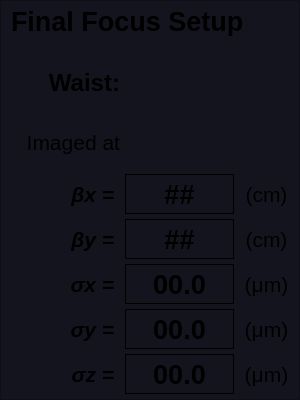
   <widget class="QFrame" name="frame_ff_size">
    <property name="geometry">
     <rect>
      <x>10</x>
      <y>655</y>
      <width>300</width>
      <height>400</height>
     </rect>
    </property>
    <property name="font">
     <font>
      <italic>true</italic>
     </font>
    </property>
    <property name="styleSheet">
     <string notr="true">background-color: rgb(20,20,30);</string>
    </property>
    <property name="frameShape">
     <enum>QFrame::StyledPanel</enum>
    </property>
    <property name="frameShadow">
     <enum>QFrame::Raised</enum>
    </property>
    <layout class="QGridLayout" name="gridLayout_5">
     <property name="leftMargin">
      <number>10</number>
     </property>
     <property name="topMargin">
      <number>5</number>
     </property>
     <property name="rightMargin">
      <number>5</number>
     </property>
     <property name="bottomMargin">
      <number>5</number>
     </property>
     <property name="spacing">
      <number>5</number>
     </property>
     <item row="5" column="0">
      <widget class="QLabel" name="label_54">
       <property name="font">
        <font>
         <pointsize>18</pointsize>
         <weight>75</weight>
         <bold>true</bold>
        </font>
       </property>
       <property name="text">
        <string>Waist:</string>
       </property>
       <property name="alignment">
        <set>Qt::AlignRight|Qt::AlignTrailing|Qt::AlignVCenter</set>
       </property>
      </widget>
     </item>
     <item row="7" column="2">
      <widget class="QLabel" name="label_117">
       <property name="maximumSize">
        <size>
         <width>55</width>
         <height>16777215</height>
        </size>
       </property>
       <property name="font">
        <font>
         <pointsize>16</pointsize>
         <weight>50</weight>
         <bold>false</bold>
        </font>
       </property>
       <property name="text">
        <string>(cm)</string>
       </property>
       <property name="alignment">
        <set>Qt::AlignCenter</set>
       </property>
      </widget>
     </item>
     <item row="12" column="1">
      <widget class="PyDMLabel" name="pwr_gun_65">
       <property name="minimumSize">
        <size>
         <width>105</width>
         <height>40</height>
        </size>
       </property>
       <property name="maximumSize">
        <size>
         <width>110</width>
         <height>40</height>
        </size>
       </property>
       <property name="font">
        <font>
         <pointsize>20</pointsize>
         <weight>75</weight>
         <bold>true</bold>
        </font>
       </property>
       <property name="toolTip">
        <string/>
       </property>
       <property name="styleSheet">
        <string notr="true">PyDMLabel {
  border-radius: 2px;
}
PyDMLabel[alarmSensitiveBorder=&quot;true&quot;][alarmSeverity=&quot;0&quot;] {
  background-color: rgb(0,0,10);
  color: rgb(104,160,255);
}
</string>
       </property>
       <property name="frameShape">
        <enum>QFrame::Box</enum>
       </property>
       <property name="frameShadow">
        <enum>QFrame::Plain</enum>
       </property>
       <property name="text">
        <string>00.0</string>
       </property>
       <property name="alignment">
        <set>Qt::AlignCenter</set>
       </property>
       <property name="precision">
        <number>2</number>
       </property>
       <property name="showUnits">
        <bool>false</bool>
       </property>
       <property name="precisionFromPV">
        <bool>false</bool>
       </property>
       <property name="alarmSensitiveContent">
        <bool>false</bool>
       </property>
       <property name="alarmSensitiveBorder">
        <bool>true</bool>
       </property>
       <property name="PyDMToolTip">
        <string/>
       </property>
       <property name="channel">
        <string>CAMR:LI20:107:BLEN</string>
       </property>
       <property name="enableRichText">
        <bool>false</bool>
       </property>
      </widget>
     </item>
     <item row="7" column="1">
      <widget class="PyDMLabel" name="pwr_gun_63">
       <property name="minimumSize">
        <size>
         <width>105</width>
         <height>40</height>
        </size>
       </property>
       <property name="maximumSize">
        <size>
         <width>120</width>
         <height>40</height>
        </size>
       </property>
       <property name="font">
        <font>
         <pointsize>20</pointsize>
         <weight>75</weight>
         <bold>true</bold>
        </font>
       </property>
       <property name="toolTip">
        <string/>
       </property>
       <property name="styleSheet">
        <string notr="true">PyDMLabel {
  border-radius: 2px;
}
PyDMLabel[alarmSensitiveBorder=&quot;true&quot;][alarmSeverity=&quot;0&quot;] {
  background-color: rgb(0,0,10);
  color: rgb(104,160,255);
}
</string>
       </property>
       <property name="frameShape">
        <enum>QFrame::Box</enum>
       </property>
       <property name="frameShadow">
        <enum>QFrame::Plain</enum>
       </property>
       <property name="text">
        <string>##</string>
       </property>
       <property name="alignment">
        <set>Qt::AlignCenter</set>
       </property>
       <property name="precision">
        <number>2</number>
       </property>
       <property name="showUnits">
        <bool>false</bool>
       </property>
       <property name="precisionFromPV">
        <bool>false</bool>
       </property>
       <property name="alarmSensitiveContent">
        <bool>false</bool>
       </property>
       <property name="alarmSensitiveBorder">
        <bool>true</bool>
       </property>
       <property name="PyDMToolTip">
        <string/>
       </property>
       <property name="channel">
        <string>SIOC:SYS1:ML02:AO936</string>
       </property>
       <property name="enableRichText">
        <bool>false</bool>
       </property>
      </widget>
     </item>
     <item row="8" column="2">
      <widget class="QLabel" name="label_118">
       <property name="maximumSize">
        <size>
         <width>55</width>
         <height>16777215</height>
        </size>
       </property>
       <property name="font">
        <font>
         <pointsize>16</pointsize>
         <weight>50</weight>
         <bold>false</bold>
        </font>
       </property>
       <property name="text">
        <string>(cm)</string>
       </property>
       <property name="alignment">
        <set>Qt::AlignCenter</set>
       </property>
      </widget>
     </item>
     <item row="5" column="1" colspan="2">
      <widget class="PyDMLabel" name="PyDMLabel_14">
       <property name="font">
        <font>
         <pointsize>20</pointsize>
         <weight>75</weight>
         <bold>true</bold>
        </font>
       </property>
       <property name="toolTip">
        <string/>
       </property>
       <property name="styleSheet">
        <string notr="true">PyDMLabel {
  border-radius: 2px;
}
PyDMLabel[alarmSensitiveBorder=&quot;true&quot;][alarmSeverity=&quot;0&quot;] {
  background-color: rgb(0,0,10);
  color: rgb(104,160,255);
}
</string>
       </property>
       <property name="frameShape">
        <enum>QFrame::NoFrame</enum>
       </property>
       <property name="alignment">
        <set>Qt::AlignCenter</set>
       </property>
       <property name="precision">
        <number>0</number>
       </property>
       <property name="showUnits">
        <bool>false</bool>
       </property>
       <property name="precisionFromPV">
        <bool>true</bool>
       </property>
       <property name="alarmSensitiveContent">
        <bool>false</bool>
       </property>
       <property name="alarmSensitiveBorder">
        <bool>true</bool>
       </property>
       <property name="PyDMToolTip">
        <string/>
       </property>
       <property name="channel">
        <string>SIOC:SYS1:ML00:CA018</string>
       </property>
       <property name="enableRichText">
        <bool>false</bool>
       </property>
       <property name="displayFormat">
        <enum>PyDMLabel::String</enum>
       </property>
      </widget>
     </item>
     <item row="7" column="0">
      <widget class="QLabel" name="label_41">
       <property name="font">
        <font>
         <pointsize>16</pointsize>
         <weight>75</weight>
         <italic>true</italic>
         <bold>true</bold>
        </font>
       </property>
       <property name="text">
        <string>βx = </string>
       </property>
       <property name="alignment">
        <set>Qt::AlignRight|Qt::AlignTrailing|Qt::AlignVCenter</set>
       </property>
      </widget>
     </item>
     <item row="3" column="0" colspan="3">
      <widget class="QLabel" name="label_112">
       <property name="maximumSize">
        <size>
         <width>16777215</width>
         <height>30</height>
        </size>
       </property>
       <property name="font">
        <font>
         <pointsize>20</pointsize>
         <weight>75</weight>
         <italic>false</italic>
         <bold>true</bold>
        </font>
       </property>
       <property name="text">
        <string>Final Focus Setup</string>
       </property>
       <property name="alignment">
        <set>Qt::AlignLeading|Qt::AlignLeft|Qt::AlignVCenter</set>
       </property>
      </widget>
     </item>
     <item row="10" column="1">
      <widget class="PyDMLabel" name="pwr_gun_62">
       <property name="minimumSize">
        <size>
         <width>105</width>
         <height>40</height>
        </size>
       </property>
       <property name="maximumSize">
        <size>
         <width>110</width>
         <height>40</height>
        </size>
       </property>
       <property name="font">
        <font>
         <pointsize>20</pointsize>
         <weight>75</weight>
         <bold>true</bold>
        </font>
       </property>
       <property name="toolTip">
        <string/>
       </property>
       <property name="styleSheet">
        <string notr="true">PyDMLabel {
  border-radius: 2px;
}
PyDMLabel[alarmSensitiveBorder=&quot;true&quot;][alarmSeverity=&quot;0&quot;] {
  background-color: rgb(0,0,10);
  color: rgb(104,160,255);
}
</string>
       </property>
       <property name="frameShape">
        <enum>QFrame::Box</enum>
       </property>
       <property name="frameShadow">
        <enum>QFrame::Plain</enum>
       </property>
       <property name="text">
        <string>00.0</string>
       </property>
       <property name="alignment">
        <set>Qt::AlignCenter</set>
       </property>
       <property name="precision">
        <number>2</number>
       </property>
       <property name="showUnits">
        <bool>false</bool>
       </property>
       <property name="precisionFromPV">
        <bool>false</bool>
       </property>
       <property name="alarmSensitiveContent">
        <bool>false</bool>
       </property>
       <property name="alarmSensitiveBorder">
        <bool>true</bool>
       </property>
       <property name="PyDMToolTip">
        <string>WIRE:LI20:3179:XRMS</string>
       </property>
       <property name="channel">
        <string>WIRE:LI20:3179:XRMS</string>
       </property>
       <property name="enableRichText">
        <bool>false</bool>
       </property>
      </widget>
     </item>
     <item row="11" column="0">
      <widget class="QLabel" name="label_52">
       <property name="font">
        <font>
         <pointsize>16</pointsize>
         <weight>75</weight>
         <italic>true</italic>
         <bold>true</bold>
        </font>
       </property>
       <property name="text">
        <string>σy = </string>
       </property>
       <property name="alignment">
        <set>Qt::AlignRight|Qt::AlignTrailing|Qt::AlignVCenter</set>
       </property>
      </widget>
     </item>
     <item row="10" column="0">
      <widget class="QLabel" name="label_28">
       <property name="font">
        <font>
         <pointsize>16</pointsize>
         <weight>75</weight>
         <italic>true</italic>
         <bold>true</bold>
        </font>
       </property>
       <property name="text">
        <string>σx = </string>
       </property>
       <property name="alignment">
        <set>Qt::AlignRight|Qt::AlignTrailing|Qt::AlignVCenter</set>
       </property>
      </widget>
     </item>
     <item row="4" column="0" colspan="3">
      <widget class="PyDMDrawingLine" name="PyDMDrawingLine_37">
       <property name="minimumSize">
        <size>
         <width>0</width>
         <height>10</height>
        </size>
       </property>
       <property name="maximumSize">
        <size>
         <width>16777215</width>
         <height>10</height>
        </size>
       </property>
       <property name="toolTip">
        <string/>
       </property>
       <property name="brush">
        <brush brushstyle="SolidPattern">
         <color alpha="255">
          <red>200</red>
          <green>200</green>
          <blue>200</blue>
         </color>
        </brush>
       </property>
       <property name="penColor">
        <color>
         <red>80</red>
         <green>80</green>
         <blue>80</blue>
        </color>
       </property>
       <property name="penWidth">
        <double>1.000000000000000</double>
       </property>
      </widget>
     </item>
     <item row="8" column="0">
      <widget class="QLabel" name="label_40">
       <property name="font">
        <font>
         <pointsize>16</pointsize>
         <weight>75</weight>
         <italic>true</italic>
         <bold>true</bold>
        </font>
       </property>
       <property name="text">
        <string>βy = </string>
       </property>
       <property name="alignment">
        <set>Qt::AlignRight|Qt::AlignTrailing|Qt::AlignVCenter</set>
       </property>
      </widget>
     </item>
     <item row="12" column="2">
      <widget class="QLabel" name="label_119">
       <property name="maximumSize">
        <size>
         <width>55</width>
         <height>16777215</height>
        </size>
       </property>
       <property name="font">
        <font>
         <pointsize>16</pointsize>
         <weight>50</weight>
         <bold>false</bold>
        </font>
       </property>
       <property name="text">
        <string>(μm)</string>
       </property>
       <property name="alignment">
        <set>Qt::AlignCenter</set>
       </property>
      </widget>
     </item>
     <item row="8" column="1">
      <widget class="PyDMLabel" name="pwr_gun_64">
       <property name="minimumSize">
        <size>
         <width>105</width>
         <height>40</height>
        </size>
       </property>
       <property name="maximumSize">
        <size>
         <width>120</width>
         <height>40</height>
        </size>
       </property>
       <property name="font">
        <font>
         <pointsize>20</pointsize>
         <weight>75</weight>
         <bold>true</bold>
        </font>
       </property>
       <property name="toolTip">
        <string/>
       </property>
       <property name="styleSheet">
        <string notr="true">PyDMLabel {
  border-radius: 2px;
}
PyDMLabel[alarmSensitiveBorder=&quot;true&quot;][alarmSeverity=&quot;0&quot;] {
  background-color: rgb(0,0,10);
  color: rgb(104,160,255);
}
</string>
       </property>
       <property name="frameShape">
        <enum>QFrame::Box</enum>
       </property>
       <property name="frameShadow">
        <enum>QFrame::Plain</enum>
       </property>
       <property name="text">
        <string>##</string>
       </property>
       <property name="alignment">
        <set>Qt::AlignCenter</set>
       </property>
       <property name="precision">
        <number>2</number>
       </property>
       <property name="showUnits">
        <bool>false</bool>
       </property>
       <property name="precisionFromPV">
        <bool>false</bool>
       </property>
       <property name="alarmSensitiveContent">
        <bool>false</bool>
       </property>
       <property name="alarmSensitiveBorder">
        <bool>true</bool>
       </property>
       <property name="PyDMToolTip">
        <string/>
       </property>
       <property name="channel">
        <string>SIOC:SYS1:ML02:AO937</string>
       </property>
       <property name="enableRichText">
        <bool>false</bool>
       </property>
      </widget>
     </item>
     <item row="10" column="2">
      <widget class="QLabel" name="label_116">
       <property name="maximumSize">
        <size>
         <width>55</width>
         <height>16777215</height>
        </size>
       </property>
       <property name="font">
        <font>
         <pointsize>16</pointsize>
         <weight>50</weight>
         <bold>false</bold>
        </font>
       </property>
       <property name="text">
        <string>(μm)</string>
       </property>
       <property name="alignment">
        <set>Qt::AlignCenter</set>
       </property>
      </widget>
     </item>
     <item row="11" column="1">
      <widget class="PyDMLabel" name="pwr_gun_58">
       <property name="minimumSize">
        <size>
         <width>105</width>
         <height>40</height>
        </size>
       </property>
       <property name="maximumSize">
        <size>
         <width>110</width>
         <height>40</height>
        </size>
       </property>
       <property name="font">
        <font>
         <pointsize>20</pointsize>
         <weight>75</weight>
         <bold>true</bold>
        </font>
       </property>
       <property name="toolTip">
        <string/>
       </property>
       <property name="styleSheet">
        <string notr="true">PyDMLabel {
  border-radius: 2px;
}
PyDMLabel[alarmSensitiveBorder=&quot;true&quot;][alarmSeverity=&quot;0&quot;] {
  background-color: rgb(0,0,10);
  color: rgb(104,160,255);
}
</string>
       </property>
       <property name="frameShape">
        <enum>QFrame::Box</enum>
       </property>
       <property name="frameShadow">
        <enum>QFrame::Plain</enum>
       </property>
       <property name="text">
        <string>00.0</string>
       </property>
       <property name="alignment">
        <set>Qt::AlignCenter</set>
       </property>
       <property name="precision">
        <number>2</number>
       </property>
       <property name="showUnits">
        <bool>false</bool>
       </property>
       <property name="precisionFromPV">
        <bool>false</bool>
       </property>
       <property name="alarmSensitiveContent">
        <bool>false</bool>
       </property>
       <property name="alarmSensitiveBorder">
        <bool>true</bool>
       </property>
       <property name="PyDMToolTip">
        <string>WIRE:LI20:3179:YRMS'</string>
       </property>
       <property name="channel">
        <string>WIRE:LI20:3179:YRMS</string>
       </property>
       <property name="enableRichText">
        <bool>false</bool>
       </property>
      </widget>
     </item>
     <item row="12" column="0">
      <widget class="QLabel" name="label_53">
       <property name="font">
        <font>
         <pointsize>16</pointsize>
         <weight>75</weight>
         <italic>true</italic>
         <bold>true</bold>
        </font>
       </property>
       <property name="text">
        <string>σz = </string>
       </property>
       <property name="alignment">
        <set>Qt::AlignRight|Qt::AlignTrailing|Qt::AlignVCenter</set>
       </property>
      </widget>
     </item>
     <item row="11" column="2">
      <widget class="QLabel" name="label_114">
       <property name="maximumSize">
        <size>
         <width>55</width>
         <height>16777215</height>
        </size>
       </property>
       <property name="font">
        <font>
         <pointsize>16</pointsize>
         <weight>50</weight>
         <bold>false</bold>
        </font>
       </property>
       <property name="text">
        <string>(μm)</string>
       </property>
       <property name="alignment">
        <set>Qt::AlignCenter</set>
       </property>
      </widget>
     </item>
     <item row="6" column="0">
      <widget class="QLabel" name="label_56">
       <property name="font">
        <font>
         <pointsize>16</pointsize>
         <weight>50</weight>
         <italic>false</italic>
         <bold>false</bold>
        </font>
       </property>
       <property name="text">
        <string>Imaged at</string>
       </property>
       <property name="alignment">
        <set>Qt::AlignRight|Qt::AlignTrailing|Qt::AlignVCenter</set>
       </property>
      </widget>
     </item>
     <item row="6" column="1" colspan="2">
      <widget class="PyDMLabel" name="PyDMLabel_17">
       <property name="font">
        <font>
         <pointsize>20</pointsize>
         <weight>75</weight>
         <bold>true</bold>
        </font>
       </property>
       <property name="toolTip">
        <string/>
       </property>
       <property name="styleSheet">
        <string notr="true">PyDMLabel {
  border-radius: 2px;
}
PyDMLabel[alarmSensitiveBorder=&quot;true&quot;][alarmSeverity=&quot;0&quot;] {
  background-color: rgb(0,0,10);
  color: rgb(104,160,255);
}
</string>
       </property>
       <property name="frameShape">
        <enum>QFrame::NoFrame</enum>
       </property>
       <property name="alignment">
        <set>Qt::AlignCenter</set>
       </property>
       <property name="precision">
        <number>0</number>
       </property>
       <property name="showUnits">
        <bool>false</bool>
       </property>
       <property name="precisionFromPV">
        <bool>true</bool>
       </property>
       <property name="alarmSensitiveContent">
        <bool>false</bool>
       </property>
       <property name="alarmSensitiveBorder">
        <bool>true</bool>
       </property>
       <property name="PyDMToolTip">
        <string/>
       </property>
       <property name="channel">
        <string>SIOC:SYS1:ML00:CA019</string>
       </property>
       <property name="enableRichText">
        <bool>false</bool>
       </property>
       <property name="displayFormat">
        <enum>PyDMLabel::String</enum>
       </property>
      </widget>
     </item>
    </layout>
   </widget>
